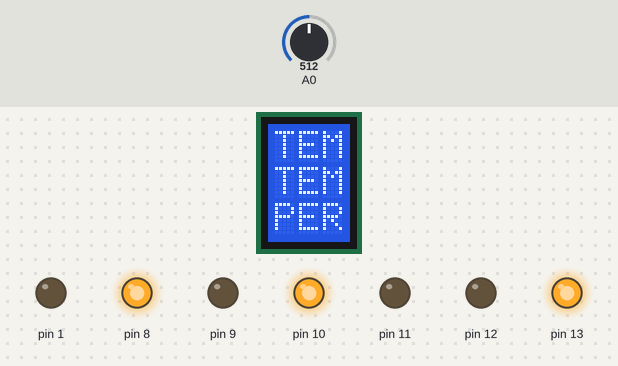
The sketch below on a simulated Arduino Uno, built with avr-gcc and run on an emulated ATmega328P. Shown: 3×3 character LCD, output pins drawn as LEDs (lit = HIGH). The test bench sets the inputs (shaded band); at power-on: A0 = 512.

Above: at 1.2 s.
1.3 s: A0 set to 91
5.4 s: A0 set to 82
At 6.8 s:
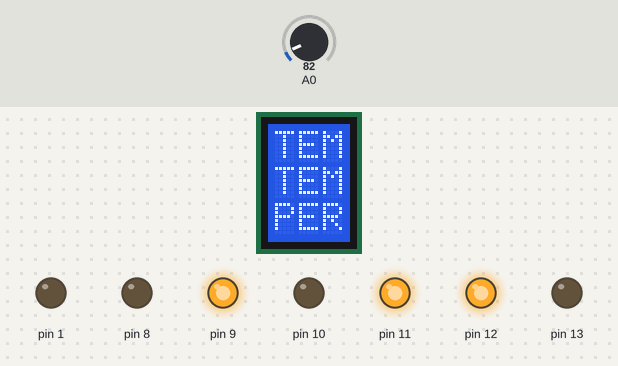
9.5 s: A0 set to 30
At 10.8 s:
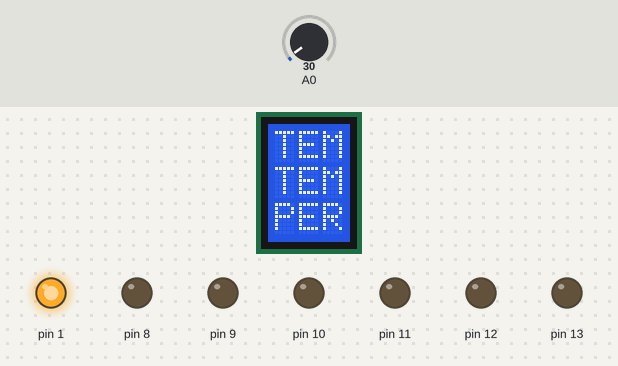
13.6 s: A0 set to 122
At 14.9 s:
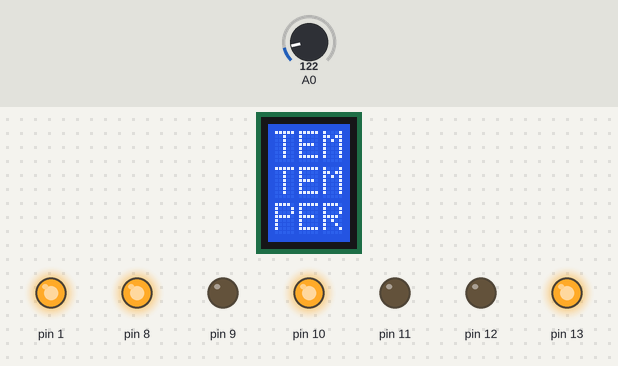
17.6 s: A0 set to 20
At 18.9 s:
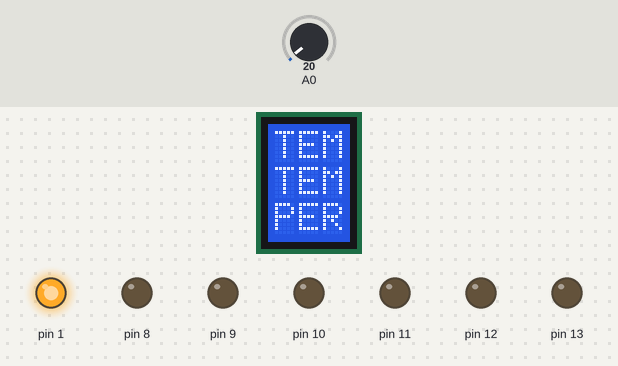
21.7 s: A0 set to 306
At 22.9 s:
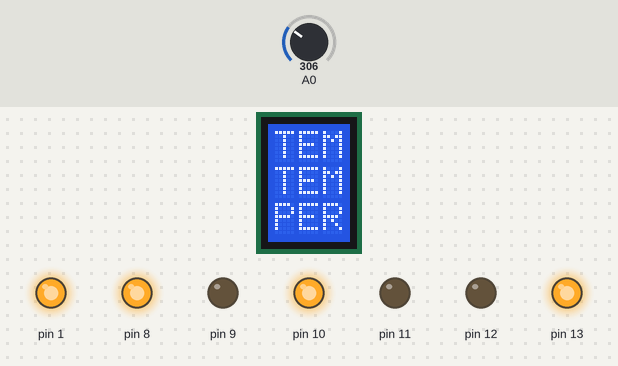
Timing chart, 0 to 24.7 s (numbered marks = the images above; inputs shaded):
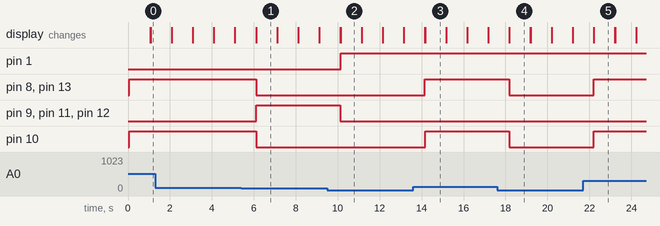

Measured:
- the behaviour switches between 86 and 85 on A0 (found by bisection; images 0 and 1)
- after the input at 5.4 s, pin 8, pin 13: HIGH → LOW after 0.70 s; pin 9, pin 12: LOW → HIGH after 0.70 s; pin 10: HIGH → LOW after 0.71 s; pin 11: LOW → HIGH after 0.71 s
- after the input at 9.5 s, pin 1: LOW → HIGH after 0.64 s; pin 9, pin 12: HIGH → LOW after 0.63 s; pin 11: HIGH → LOW after 0.64 s
- after the input at 13.6 s, pin 8, pin 10, pin 13: LOW → HIGH after 0.56 s
- after the input at 17.6 s, pin 8, pin 10, pin 13: HIGH → LOW after 0.59 s
- after the input at 21.7 s, pin 8, pin 13: LOW → HIGH after 0.51 s; pin 10: LOW → HIGH after 0.52 s
- what the display in image 1 shows lasts 1.0 s, from 6.1 s to 7.1 s

The sketch:

LCD_WITH_TWO_MOTOR_AND_3_LED.ino
```cpp
#include<LiquidCrystal.h>
LiquidCrystal lcd(7,6,5,4,3,2);
void setup()
{
  lcd.begin(3,3);
  pinMode(13,OUTPUT);
  pinMode(12,OUTPUT);
  pinMode(9,OUTPUT);
  pinMode(8,OUTPUT);
  pinMode(10,OUTPUT);
  pinMode(11,OUTPUT);
  pinMode(1,OUTPUT);
  pinMode(A0,INPUT);
}

void loop()
{
   int a,C;
   a=analogRead(A0);
   C=0.48*a;
   if (C>40)
   {
    digitalWrite(13,1);digitalWrite(12,0);
    digitalWrite(9,0);digitalWrite(8,1);
    lcd.setCursor(0,0);lcd.print("TEMPERATURE:");
    lcd.setCursor(13,0);lcd.print(C);
    lcd.setCursor(0,1);lcd.print("TEMPERATURE HIGH");
    digitalWrite(10,HIGH);
    digitalWrite(11,LOW);
    digitalWrite(9,LOW);
    delay(1000);
    lcd.clear();
   }
   else if (C<30)
   {
    digitalWrite(13,0);digitalWrite(12,0);
    digitalWrite(9,0);digitalWrite(8,0);
    lcd.setCursor(0,0);lcd.print("TEMPERATURE:");
    lcd.setCursor(13,0);lcd.print(C);
    lcd.setCursor(0,1);lcd.print("TEMPERATURE LOW");
    digitalWrite(1,HIGH);
    digitalWrite(10,LOW);
    digitalWrite(11,LOW);
    delay(1000);
    lcd.clear();
   }
   else
   {
    digitalWrite(13,0);digitalWrite(12,1);
    digitalWrite(9,1);digitalWrite(8,0);
    lcd.setCursor(0,0);lcd.print("TEMPERATURE:");
    lcd.setCursor(13,0);lcd.print(C);
    lcd.setCursor(0,1);lcd.print("TEMPERATURE NORMAL");
    digitalWrite(11,HIGH);
    digitalWrite(10,LOW);
    digitalWrite(1,LOW);
    delay(1000);
    lcd.clear();
   }
}
```
